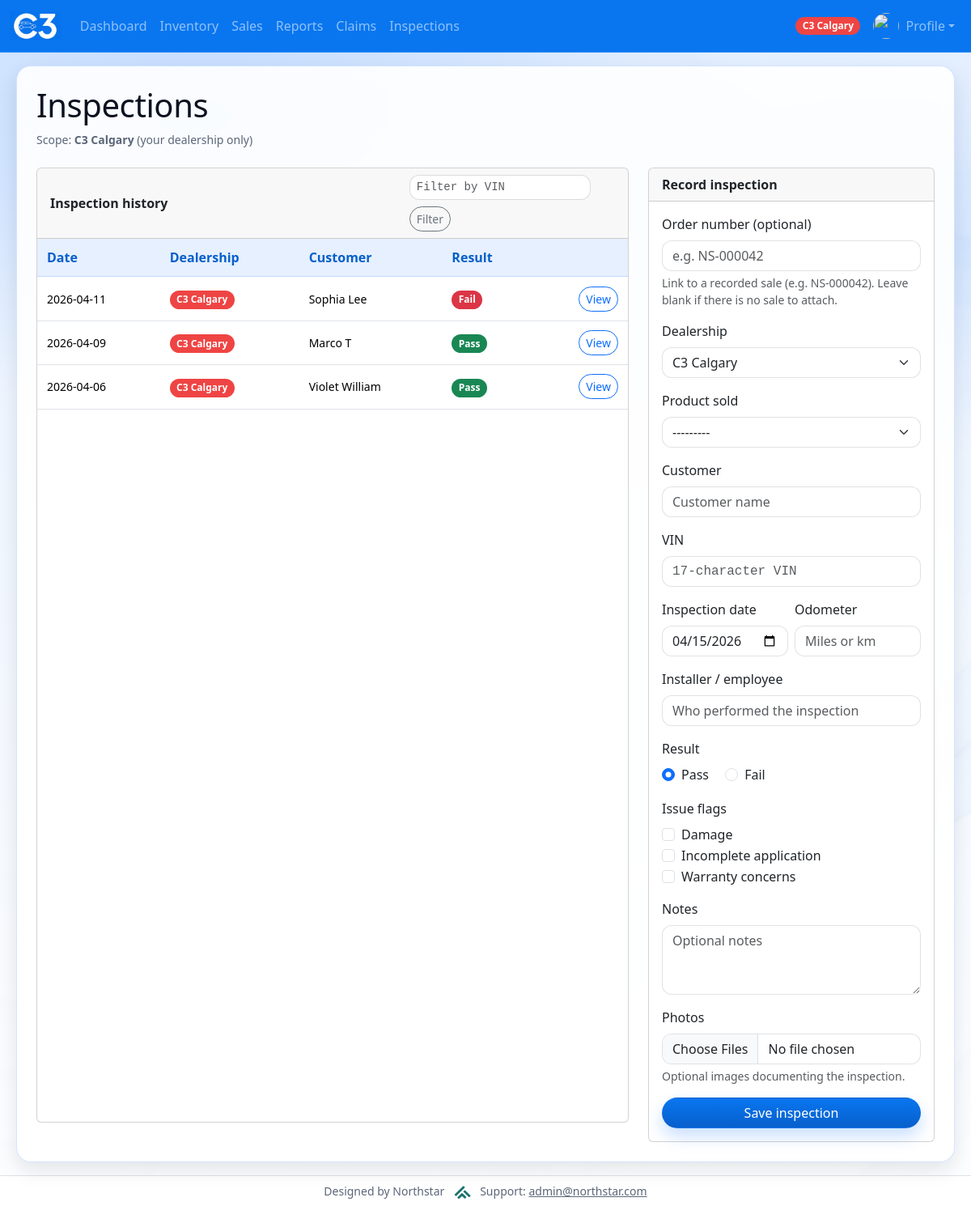
The app's page /home/inspections/ (signed in) with its own data.
### Dashboard/models.py (models this page shows, shortened)
class Dealership(models.Model):
    name = models.CharField(max_length=200)
    badge_css_class = models.CharField(
        max_length=80,
        default="bg-dark",
        help_text="Bootstrap/extra CSS classes for this dealership's badge (navbar, user list).",
    )
    is_default_home = models.BooleanField(
        default=False,
        help_text="If True, new user group edits default to this dealership when none is set.",
    )
    class Meta:
        ordering = ["name"]
    def resolved_badge_css_class(self) -> str:
        raw = (self.badge_css_class or "").strip()
        if raw.startswith("ns-badge-dealership-"):
            return raw
    def __str__(self):
        return self.name

class Inspection(models.Model):
    daily_sale = models.ForeignKey(
        DailySale,
        on_delete=models.PROTECT,
        null=True,
        blank=True,
        related_name="inspections",
        help_text="Optional link to a recorded sale (order).",
    )
    dealership = models.ForeignKey(Dealership, on_delete=models.PROTECT, related_name="inspections")
    product = models.ForeignKey(SalesProduct, on_delete=models.PROTECT, related_name="inspections")
    customer_name = models.CharField(max_length=200)
    vin = models.CharField(max_length=17, help_text="Vehicle identification number")
    inspection_date = models.DateField()
    odometer = models.PositiveIntegerField(null=True, blank=True)
    installer_name = models.CharField(
        max_length=200,
        blank=True,
        help_text="Installer or employee who performed the inspection.",
    )
    passed = models.BooleanField(help_text="True = pass, False = fail")
    notes = models.TextField(blank=True)
    issue_damage = models.BooleanField(default=False)
    issue_incomplete = models.BooleanField(default=False)
    issue_warranty = models.BooleanField(default=False)
    recorded_by = models.ForeignKey(
        settings.AUTH_USER_MODEL,
        on_delete=models.SET_NULL,
        null=True,
        blank=True,
        related_name="inspections_recorded",
    )
    created_at = models.DateTimeField(auto_now_add=True)
    class Meta:
        ordering = ["-inspection_date", "-id"]
        indexes = [
            models.Index(fields=["vin"]),
            models.Index(fields=["dealership", "-inspection_date"]),
        ]

### Dashboard/views.py (the view)
# urls.py: path("inspections/", views.inspections, name="inspections"),
def inspections(request):
    if not _can_access_inspections(request.user):
        return HttpResponseForbidden("You don't have permission to view inspections.")
    can_view_all = user_can_view_all_dealerships(request.user)
    home_dealership = getattr(request, "ns_dealership", None)
    if not can_view_all and not home_dealership:
        return HttpResponseForbidden("No dealership is assigned to your user.")
    ns = getattr(request, "ns_site_namespace", None) or "Dashboard"
    inspections_qs = Inspection.objects.select_related(
        "daily_sale",
        "dealership",
        "product",
        "recorded_by",
    )
    if not can_view_all and home_dealership:
        inspections_qs = inspections_qs.filter(dealership=home_dealership)
    vin_filter = (request.GET.get("vin") or "").strip().upper()
    if vin_filter:
        inspections_qs = inspections_qs.filter(vin__icontains=vin_filter)
    if request.method == "POST":
        form = InspectionForm(request.POST, request.FILES, user=request.user)
        if form.is_valid():
            obj = form.save(commit=False)
            obj.recorded_by = request.user
            obj.save()
            for f in request.FILES.getlist("photos"):
                if not f:
                    continue
                InspectionPhoto.objects.create(inspection=obj, image=f)
            messages.success(
                request,
                f"Inspection #{obj.pk} recorded for VIN {obj.vin} ({'Pass' if obj.passed else 'Fail'}).",
            )
            return redirect(f"{ns}:inspections")
        _messages_for_invalid_form(request, form, context_note="Inspection was not saved:")
    else:
        form = InspectionForm(user=request.user)
    context = {
        "inspection_form": form,
        "inspections_list": inspections_qs.order_by("-inspection_date", "-id")[:500],
        "inspections_scope_label": (
            "Company wide" if can_view_all else (home_dealership.name if home_dealership else "Dealership")
        ),
        "vin_filter": vin_filter,
    }
    return render(request, "Dashboard/inspections.html", context)

### Dashboard/templates/Dashboard/inspections.html (shortened to what this page needs)
{% extends "Dashboard/base.html" %}
{% block content %}
<div class="d-flex align-items-center justify-content-between flex-wrap gap-2 mb-2">
	<h1 class="mb-0">Inspections</h1>
</div>
<p class="text-muted small mb-4">
	Scope: <strong>{{ inspections_scope_label }}</strong>
	{% if request.ns_can_view_all_dealerships %}(all dealerships){% else %}(your dealership only){% endif %}
</p>
<div class="row">
	<div class="col-lg-8 mb-4">
		<div class="card mb-0 h-100">
			<div class="card-header d-flex flex-wrap align-items-center justify-content-between gap-2">
				<span class="fw-semibold">Inspection history</span>
				<form method="get" action="" class="d-flex flex-wrap align-items-center gap-2">
					<input
						type="search"
						name="vin"
						id="id_vin_filter"
						class="form-control form-control-sm font-monospace"
						style="max-width: 14rem;"
						placeholder="Filter by VIN"
						value="{{ vin_filter }}"
						maxlength="17"
						autocomplete="off"
					/>
					<button type="submit" class="btn btn-sm btn-outline-secondary">Filter</button>
				</form>
			</div>
			<div class="card-body p-0">
			{% if inspections_list %}
			<div class="table-responsive">
			<table class="table table-sm align-middle mb-0">
				<thead class="table-light">
					<tr>
						<th scope="col">Date</th>
						<th scope="col">Dealership</th>
						<th scope="col">Customer</th>
						<th scope="col">Result</th>
						<th scope="col" class="text-end"><span class="visually-hidden">Actions</span></th>
					</tr>
				</thead>
				<tbody>
					{% for row in inspections_list %}
					<tr>
						<td class="text-nowrap small">{{ row.inspection_date|date:"Y-m-d" }}</td>
						<td>
							<span class="badge rounded-pill text-bg-dark ns-dealership-badge {{ row.dealership.resolved_badge_css_class }}">{{ row.dealership.name }}</span>
						</td>
						<td class="small">{{ row.customer_name }}</td>
						<td>
							{% if row.passed %}
								<span class="badge bg-success">Pass</span>
							{% else %}
								<span class="badge bg-danger">Fail</span>
							{% endif %}
						</td>
						<td class="text-end text-nowrap">
							<a href="{% url ns_site_namespace|add:':inspection_detail' row.pk %}" class="btn btn-sm btn-outline-primary">View</a>
						</td>
					</tr>
					{% endfor %}
				</tbody>
			</table>
			</div>
			{% else %}
			<div class="card-body">
				<p class="text-muted small mb-0">No inspections yet{% if vin_filter %} for this VIN filter{% endif %}.</p>
			</div>
			{% endif %}
			</div>
		</div>
	</div>
	<div class="col-lg-4">
		<div class="card mb-0 h-100">
			<div class="card-header fw-semibold">Record inspection</div>
			<div class="card-body">
				<form method="post" action="" enctype="multipart/form-data" novalidate>
					<div class="mb-3">
						<label class="form-label" for="id_order_ref">{{ inspection_form.order_ref.label }}</label>
						{{ inspection_form.order_ref }}
						{% if inspection_form.order_ref.help_text %}
							<div class="form-text">{{ inspection_form.order_ref.help_text }}</div>
						{% endif %}
					</div>
					<div class="mb-3">
						<label class="form-label" for="id_dealership">{{ inspection_form.dealership.label }}</label>
						{{ inspection_form.dealership }}
					</div>
					<div class="mb-3">
						<label class="form-label" for="id_product">{{ inspection_form.product.label }}</label>
						{{ inspection_form.product }}
					</div>
					<div class="mb-3">
						<label class="form-label" for="id_customer_name">{{ inspection_form.customer_name.label }}</label>
						{{ inspection_form.customer_name }}
					</div>
					<div class="mb-3">
						<label class="form-label" for="id_vin">{{ inspection_form.vin.label }}</label>
						{{ inspection_form.vin }}
					</div>
					<div class="row g-2 mb-3">
						<div class="col-md-6">
							<label class="form-label" for="id_inspection_date">{{ inspection_form.inspection_date.label }}</label>
							{{ inspection_form.inspection_date }}
						</div>
						<div class="col-md-6">
							<label class="form-label" for="id_odometer">{{ inspection_form.odometer.label }}</label>
							{{ inspection_form.odometer }}
						</div>
					</div>
					<div class="mb-3">
						<label class="form-label" for="id_installer_name">{{ inspection_form.installer_name.label }}</label>
						{{ inspection_form.installer_name }}
					</div>
					<div class="mb-3">
						<span class="form-label d-block">{{ inspection_form.result.label }}</span>
						{% for radio in inspection_form.result %}
							<div class="form-check form-check-inline">
								{{ radio.tag }}
								<label class="form-check-label" for="{{ radio.id_for_label }}">{{ radio.choice_label }}</label>
							</div>
						{% endfor %}
					</div>
					<div class="mb-3">
						<label class="form-label">Issue flags</label>
						<div class="form-check">
							{{ inspection_form.issue_damage }}
							<label class="form-check-label" for="id_issue_damage">{{ inspection_form.issue_damage.label }}</label>
						</div>
						<div class="form-check">
							{{ inspection_form.issue_incomplete }}
							<label class="form-check-label" for="id_issue_incomplete">{{ inspection_form.issue_incomplete.label }}</label>
						</div>
						<div class="form-check">
							{{ inspection_form.issue_warranty }}
							<label class="form-check-label" for="id_issue_warranty">{{ inspection_form.issue_warranty.label }}</label>
						</div>
					</div>
					<div class="mb-3">
						<label class="form-label" for="id_notes">{{ inspection_form.notes.label }}</label>
						{{ inspection_form.notes }}
					</div>
					<div class="mb-3">
						<label class="form-label" for="id_photos">Photos</label>
						<input type="file" name="photos" id="id_photos" class="form-control" accept="image/*" multiple />
						<div class="form-text">Optional images documenting the inspection.</div>
					</div>
					<button type="submit" class="btn btn-primary w-100">Save inspection</button>
				</form>
			</div>
		</div>
	</div>
</div>
{% endblock content %}

### Dashboard/templates/Dashboard/base.html (shortened to what this page needs)
<!DOCTYPE html>
<html lang="en">
<head>
    {% load static %}
    <link rel="stylesheet" href="{% static 'bootstrap/css/bootstrap.css' %}">
    <link rel="stylesheet" href="{% static 'css/theme.css' %}">
</head>
<body class="d-flex flex-column min-vh-100">
<nav class="navbar navbar-expand-lg navbar-dark bg-primary">
    <div class="container-fluid">
        <a class="navbar-brand d-flex align-items-center" href="{% url ns_site_namespace|add:':home' %}">
            <img src="{% static 'images/logo.png' %}" alt="C3" height="36" style="max-height: 36px;">
        </a>
        {% if user.is_authenticated %}
        <div class="collapse navbar-collapse" id="navbarNavAltMarkup">
            <ul class="navbar-nav me-auto mb-2 mb-lg-0">
                <li class="nav-item">
                    <a class="nav-link" href="{% url ns_site_namespace|add:':index' %}">Dashboard</a>
                </li>
                <li class="nav-item">
                    <a class="nav-link" href="{% url ns_site_namespace|add:':inventory' %}">Inventory</a>
                </li>
                <li class="nav-item">
                    <a class="nav-link" href="{% url ns_site_namespace|add:':sales' %}">Sales</a>
                </li>
                <li class="nav-item">
                    <a class="nav-link" href="{% url ns_site_namespace|add:':Reports' %}">Reports</a>
                </li>
                <li class="nav-item">
                    <a class="nav-link" href="{% url ns_site_namespace|add:':claims' %}">Claims</a>
                </li>
                <li class="nav-item">
                    <a class="nav-link" href="{% url ns_site_namespace|add:':inspections' %}">Inspections</a>
                </li>
            </ul>
            <ul class="navbar-nav ms-auto mb-2 mb-lg-0">
                <li class="nav-item d-flex align-items-center me-2">
                    {% if ns_dealership_label %}
                        <span class="badge rounded-pill text-bg-dark ns-dealership-badge {{ ns_dealership_badge_class|default:'' }}">{{ ns_dealership_label }}</span>
                    {% endif %}
                </li>
                <li class="nav-item dropdown">
                    <a class="nav-link dropdown-toggle d-flex align-items-center" href="#" id="profileNavDropdown" role="button" data-bs-toggle="dropdown" aria-expanded="false">
                        {% if profile_avatar_url %}
                            <img src="{{ profile_avatar_url }}" alt="" class="avatar-circle me-2" width="32" height="32">
                        {% else %}
                            <img src="{% static 'images/default-avatar.png' %}" alt="" class="avatar-circle me-2" width="32" height="32">
                        {% endif %}
                        Profile
                    </a>
                </li>
            </ul>
        </div>
        {% endif %}
    </div>
</nav>
<main class="container-fluid py-3 flex-grow-1">
    <div class="ns-surface p-3 p-md-4 mx-md-2">
{% block content %}{% endblock content %}
    </div>
</main>
<footer class="container-fluid py-2 text-center text-muted small border-top mt-auto bg-white">
	Designed by Northstar
	<img src="{% static 'images/northstar.png' %}" alt="Northstar" height="16" class="mx-2 align-text-bottom" style="max-height:16px;">
	Support: <a href="mailto:admin@northstar.com" class="text-muted">admin@northstar.com</a>
</footer>
</body>
</html>

### records on screen
Dealership: name "C3 Calgary"
Inspection: inspection_date "2026-04-11", dealership.name "C3 Calgary", customer_name "Sophia Lee", passed "Fail"
Inspection: inspection_date "2026-04-09", dealership.name "C3 Calgary", customer_name "Marco T", passed "Pass"
Inspection: inspection_date "2026-04-06", dealership.name "C3 Calgary", customer_name "Violet William", passed "Pass"

### other values on screen
{{ inspection_form.order_ref.label }} "Order number (optional)"
{{ inspection_form.order_ref.help_text }} "Link to a recorded sale (e.g. NS-000042). Leave blank if there is no sale to attach."
{{ inspection_form.dealership.label }} "Dealership"
{{ inspection_form.product.label }} "Product sold"
{{ inspection_form.customer_name.label }} "Customer"
{{ inspection_form.vin.label }} "VIN"
{{ inspection_form.inspection_date.label }} "Inspection date"
{{ inspection_form.odometer.label }} "Odometer"
{{ inspection_form.installer_name.label }} "Installer / employee"
{{ inspection_form.result.label }} "Result"
{{ radio.choice_label }} "Pass" "Fail"
{{ inspection_form.issue_damage.label }} "Damage"
{{ inspection_form.issue_incomplete.label }} "Incomplete application"
{{ inspection_form.issue_warranty.label }} "Warranty concerns"
{{ inspection_form.notes.label }} "Notes"
